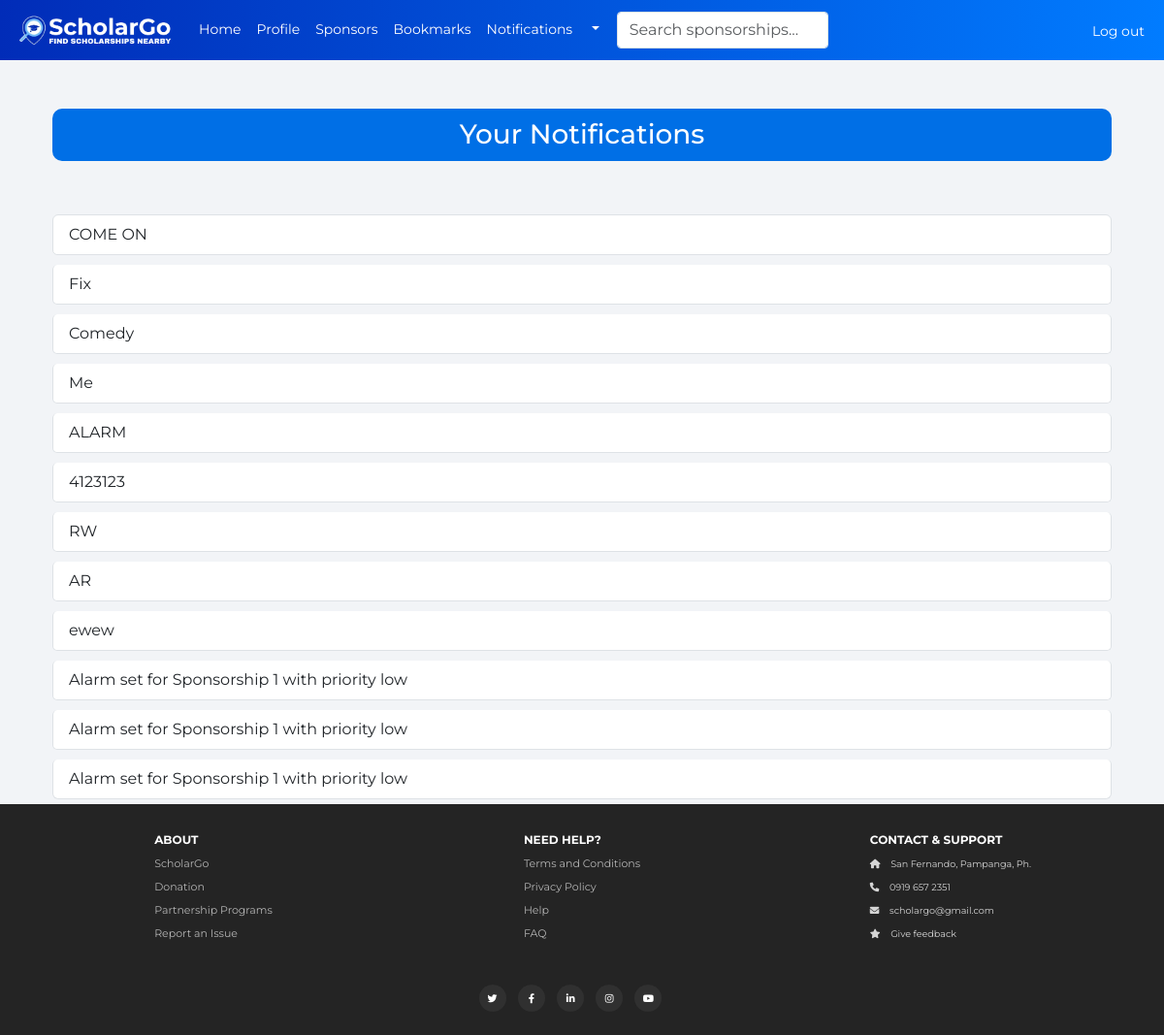
/notifications (signed in), run on the app's committed database.
### website/models.py (models this page shows, shortened)
class Notification(db.Model):
    id = db.Column(db.Integer, primary_key=True)
    user_id = db.Column(db.Integer, db.ForeignKey('user.id'), nullable=False)
    sponsorship_id = db.Column(db.Integer, db.ForeignKey('sponsorship_data.id'), nullable=False)  # Add this line
    message = db.Column(db.String(255), nullable=False)
    is_read = db.Column(db.Boolean, default=False)
    priority = db.Column(db.String(50), nullable=True)
    alarm_date = db.Column(db.DateTime(timezone=True), nullable=True)  # Make alarm_date timezone-aware
    created_at = db.Column(db.DateTime(timezone=True), default=func.now())  # Store in UTC

### website/auth.py (the view)
@auth.route('/notifications')
@login_required
def notifications():
    user_notifications = Notification.query.filter_by(user_id=current_user.id).order_by(Notification.created_at.desc()).all()
    Notification.query.filter_by(user_id=current_user.id, is_read=False).update({'is_read': True})
    unread_count = Notification.query.filter_by(user_id=current_user.id, is_read=False).count()
    db.session.commit()
    return render_template("notifications.html", notifications=user_notifications, unread_count=unread_count, user=current_user)

### website/templates/notifications.html (shortened to what this page needs)
{% extends "base.html" %}
{% block content %}
    <div class="container mt-5">
        <h2>Your Notifications</h2>
        <ul class="list-group mt-3" id="notification-list">
            {% if notifications %}
                {% for notification in notifications %}
                    <li class="list-group-item {% if not notification.is_read %}list-group-item-info{% endif %}">
                        {{ notification.message }}
                    </li>
                {% endfor %}
            {% else %}
                <li class="list-group-item">You have no notifications.</li>
            {% endif %}
        </ul>
    </div>
{% endblock %}

### website/static/css/base.css (style rules this page uses)
body { font-family: 'Montserrat', sans-serif; background-color: #f2f4f7; color: #ffffff; }

### website/static/css/footer.css (style rules this page uses)
html, body { height: 100%; margin: 0; }
body { display: flex; flex-direction: column; }
.container { flex: 1; }

### website/templates/notifications.html (style rules this page uses)
body { color: black; }
h2 { font-size: 3.5vh; background-color:#006fe6; color: rgb(255, 255, 255); border-radius: 10px; padding: 10px; width: 100%; margin-top: 50px; margin-bottom: 50px; text-align: center; }
li.list-group-item { margin: 5px 0; border-radius: 5px; }

### data on the page
Notification: message "COME ON"
Notification: message "Fix"
Notification: message "Comedy"
Notification: message "Me"
Notification: message "ALARM"
Notification: message "4123123"
Notification: message "RW"
Notification: message "AR"
Notification: message "ewew"
Notification: message "Alarm set for Sponsorship 1 with priority low"
Notification: message "Alarm set for Sponsorship 1 with priority low"
Notification: message "Alarm set for Sponsorship 1 with priority low"
